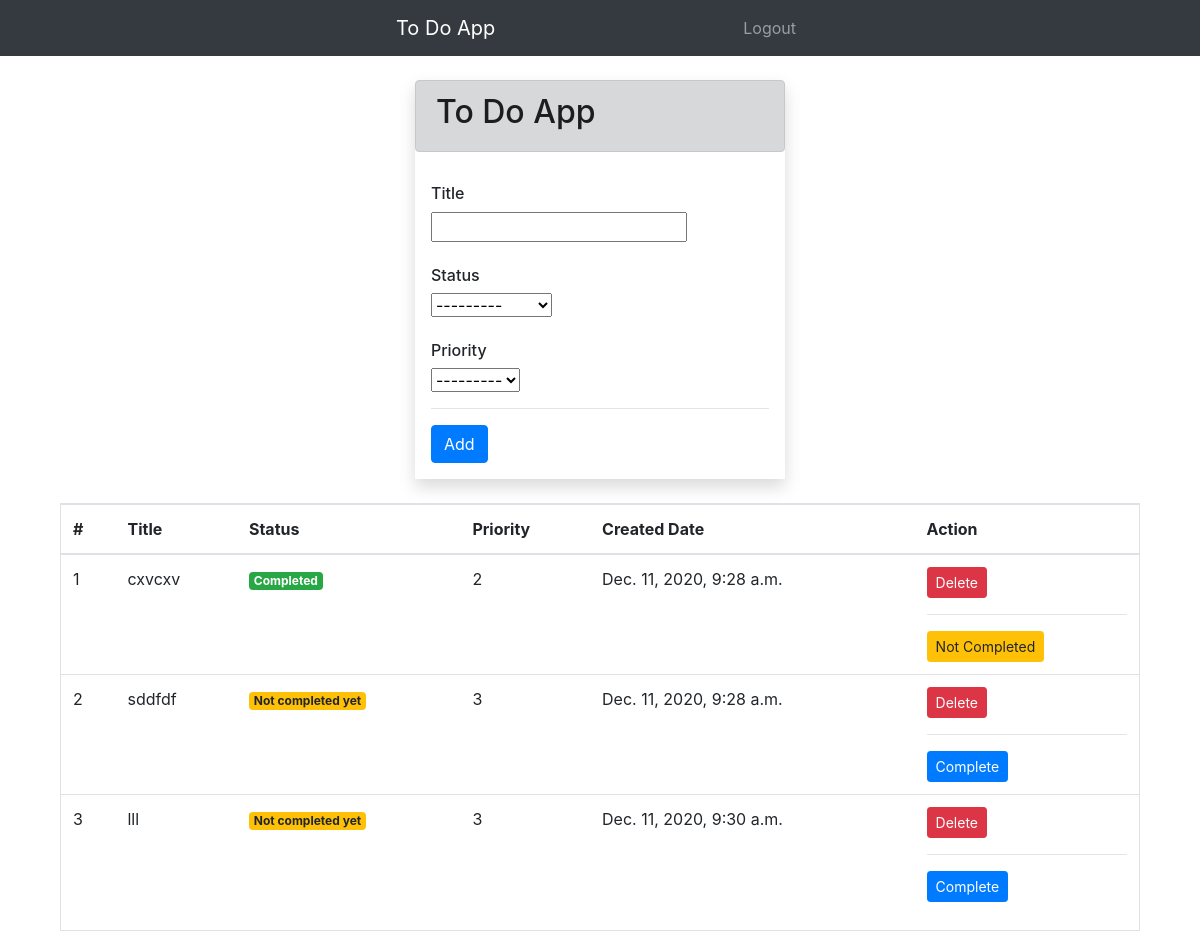
The app's page / (signed in), older data.
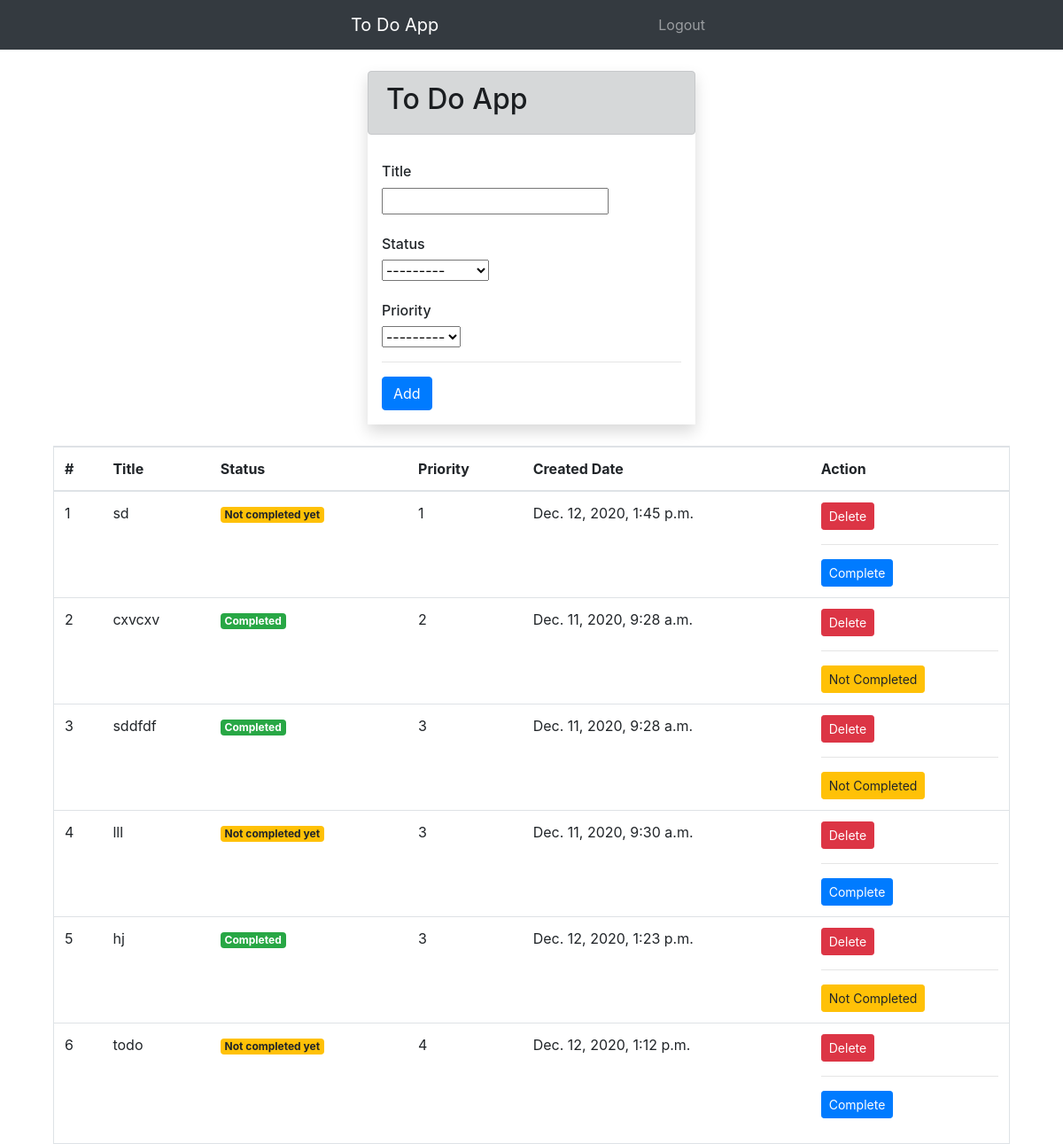
The same page, newer data.
### app/models.py (models this page shows)
class TODO(models.Model):
    status_choices = [
    ('C', 'COMPLETED'),
    ('P', 'PENDING'),
    ]
    priority_choices = [
    ('1', '1️⃣'),
    ('2', '2️⃣'),
    ('3', '3️⃣'),
    ('4', '4️⃣'),
    ('5', '5️⃣'),
    ('6', '6️⃣'),
    ('7', '7️⃣'),
    ('8', '8️⃣'),
    ('9', '9️⃣'),
    ('10', '🔟'),
    ]
    title = models.CharField(max_length=50)
    status = models.CharField(max_length=2 , choices=status_choices)
    user  = models.ForeignKey(User  , on_delete= models.CASCADE)
    date = models.DateTimeField(auto_now_add=True)
    priority = models.CharField(max_length=2 , choices=priority_choices)

### app/views.py (the view)
# urls.py: path('' , home , name='home' ),
@login_required(login_url='login')
def home(request):
    if request.user.is_authenticated:
        user = request.user
        form = TODOForm()
        todos = TODO.objects.filter(user = user).order_by('priority')
        return render(request , 'index.html' , context={'form' : form , 'todos' : todos})

### app/forms.py
class TODOForm(ModelForm):
    class Meta:
        model = TODO
        fields = ['title' , 'status' , 'priority']

### app/templates/index.html (shortened to what this page needs)
<!doctype html>
<html lang="en">
<head>
    <link rel="stylesheet" href="https://cdn.jsdelivr.net/npm/bootstrap@4.5.3/dist/css/bootstrap.min.css"
>
</head>
<body>
    <nav class="navbar navbar-expand-lg  navbar-dark bg-dark">
        <a class="navbar-brand" href="/" style="margin-left: 380px;">To Do App</a>
        <div class="collapse navbar-collapse" id="navbarNav">
            <ul class="navbar-nav ml-auto">
                <li class="nav-item">
                    <a class="nav-link" href="/logout" style="margin-right:380px;">Logout</a>
                </li>
            </ul>
        </div>
    </nav>
    <div>
      <div>
        <div class="container pt-4">
          <div>
            <div class="col-lg-4 mx-auto shadow p-0">
              <div class="alert alert-dark">
                <h2>To Do App</h2>
              </div>
              <div class="p-3">
                <form action="/add-todo/" method="POST">
                  <div>
                    <h6>Title</h6>
                    {{form.title}}
                  </div>
                  <br>
                  <div>
                    <h6>Status</h6>
                    {{form.status}}
                  </div>
                  <br>
                  <div>
                    <h6>Priority</h6>
                    {{form.priority}}
                  </div>
                  <hr>
                  <input type="submit" value="Add" class="btn btn-primary">
                </form>
              </div>
            </div>
            <br>
            <div class="col">
              <div class="border">
                {% if todos|length == 0 %}
                <div class="p-4">
                  <br>
                  <br>
                  <div class="alert alert-dark text-center">
                    <p class="" style="font-size: 30px;">To do is not found</p>
                  </div>
                  <br>
                  <br>
                </div>
                {%else%}
                <div>
                  <table class="table">
                    <thead>
                      <tr>
                        <th>#</th>
                        <th>Title</th>
                        <th>Status</th>
                        <th>Priority</th>
                        <th>Created Date</th>
                        <th>Action</th>
                      </tr>
                    </thead>
                    <tbody>
                      {% for todo in todos %}
                      <tr>
                        <td>{{forloop.counter}}</td>
                        <td>{{todo.title}}</td>
                        <td>
                          {% if todo.status == 'C'%}
                          <span class="badge badge-success">Completed</span></h1>
                          {%else%}
                          <span class="badge badge-warning">Not completed yet</span></h1>
                          {%endif%}
                        </td>
                        <td>{{todo.priority}}</td>
                        <td>{{todo.date}}</td>
                        <td>
                          <a href="/delete-todo/{{todo.id}}" title="Delete" class="btn btn-danger btn-sm">Delete</a>
                          <hr>
                          {% if todo.status == 'P'%}
                          <a href="/change-status/{{todo.id}}/C" title="Mark Completed" class="btn btn-primary btn-sm">Complete</a>
                          {%else%}
                          <a href="/change-status/{{todo.id}}/P" title="Mark Pending" class="btn btn-warning btn-sm">Not Completed</a>
                          {%endif%}
                        </td>
                      </tr>
                      {%endfor%}
                    </tbody>
                  </table>
                </div>
                {%endif%}
              </div>
            </div>
          </div>
        </div>
      </div>
    </div>
</body>
</html>

Row changes from the older to the newer data that the page shows:
added TODO: title "sd", status "Not completed yet", priority "1", date "Dec. 12, 2020, 1:45 p.m."
changed TODO "sddfdf": status "Not completed yet Complete" → "Completed Not Completed"
added TODO: title "hj", status "Completed", priority "3", date "Dec. 12, 2020, 1:23 p.m."
added TODO: title "todo", status "Not completed yet", priority "4", date "Dec. 12, 2020, 1:12 p.m."
